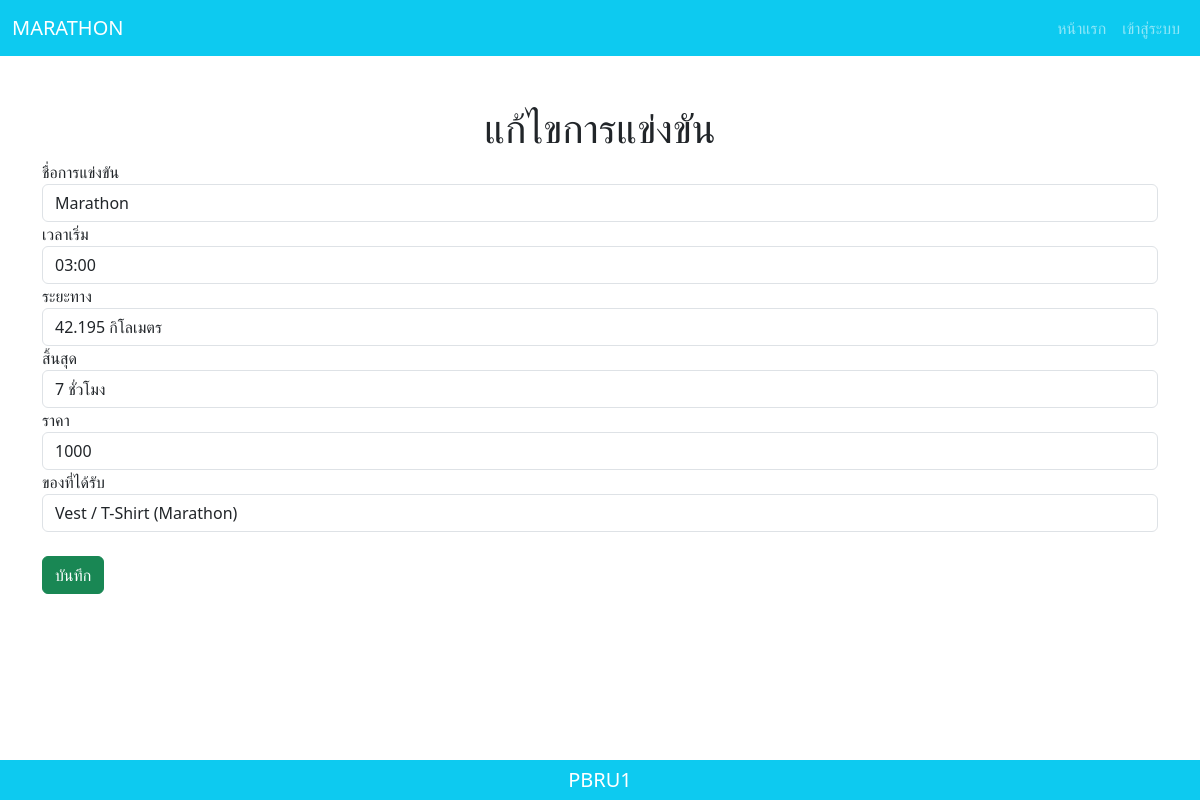
The app's page /pbru2/edit.php?id=1 with its own data.
### tables this page shows
CREATE TABLE `race_type` (
  `race_id` int(11) NOT NULL,
  `race_name` varchar(100) NOT NULL,
  `start_time` varchar(100) NOT NULL,
  `distance` varchar(100) NOT NULL,
  `time_limit` varchar(100) NOT NULL,
  `fee` int(11) NOT NULL,
  `Giveaway` text NOT NULL
);

### pbru2/db/connect.php (called while the page is built, shortened)
<?php
$host ="localhost";
$username="root";
$password="";
$db="pbru2";
$dsn="mysql:host=$host;dbname=$db;charset=utf8";
try{
    $pdo = new PDO($dsn,$username,$password);
}catch(PDOException $e){
    echo $e->getMessage();
    return false;
}
require_once "controller.php";
$controller = new controller($pdo);
?>

### pbru2/db/controller.php (called while the page is built, shortened)
<?php
class controller{
    private $db;
    function __construct($con){
        $this->db=$con;
    }
    function edit_race_type($id){
        try{
            $sql="SELECT * FROM race_type WHERE race_id=:id";
            $stmt = $this->db->prepare($sql);
            $stmt->bindParam(":id",$id);
            $stmt->execute();
            $result = $stmt->fetch(PDO::FETCH_ASSOC);
            return $result;
        }catch(PDOException $e){
            echo $e->getMessage();
            return false;
        }
    }
}
?>

### pbru2/edit.php (the view, shortened to what this page needs)
<?php
require_once("db/connect.php");
require_once("layout/header.php");
if(!isset($_GET["id"])){
}else{
    $id =$_GET["id"];
    $race = $controller -> edit_race_type($id);
}
?>
<div class="container my-5">
    <h1 class="text-center">แก้ไขการแข่งขัน</h1>
   <form action="update_race.php" method="POST">
    <div class="form-group">
        <label for="">ชื่อการแข่งขัน</label>
        <input type="text" name="race_name" class="form-control" value="<?php echo $race["race_name"];?>">
    </div>
    <div class="form-group">
        <label for="">เวลาเริ่ม</label>
        <input type="text" name="start_time" class="form-control" value="<?php echo $race["start_time"];?>">
    </div>
    <div class="form-group">
        <label for="">ระยะทาง</label>
        <input type="text" name="distance" class="form-control" value="<?php echo $race["distance"];?>">
    </div>
    <div class="form-group">
        <label for="">สิ้นสุด</label>
        <input type="text" name="time_limit" class="form-control" value="<?php echo $race["time_limit"];?>">
    </div>
    <div class="form-group">
        <label for="">ราคา</label>
        <input type="number" name="fee" class="form-control" value="<?php echo $race["fee"];?>">
    </div>
    <div class="form-group">
        <label for="">ของที่ได้รับ</label>
        <input type="text" name="Giveaway" class="form-control" value="<?php echo $race["Giveaway"];?>">
    </div>
    <input type="submit" name="submit" value="บันทึก" class="btn btn-success my-4">
   </form>
</div>
<?php
require_once("layout/footer.php")
?>

### records on screen
race_type: race_name "Marathon", start_time "03:00", distance "42.195 กิโลเมตร", time_limit "7 ชั่วโมง", fee "1000", Giveaway "Vest / T-Shirt (Marathon)"
